Frame 1 (no input): blank canvas, image omitted
Frame 60 (no input): blank canvas, image omitted
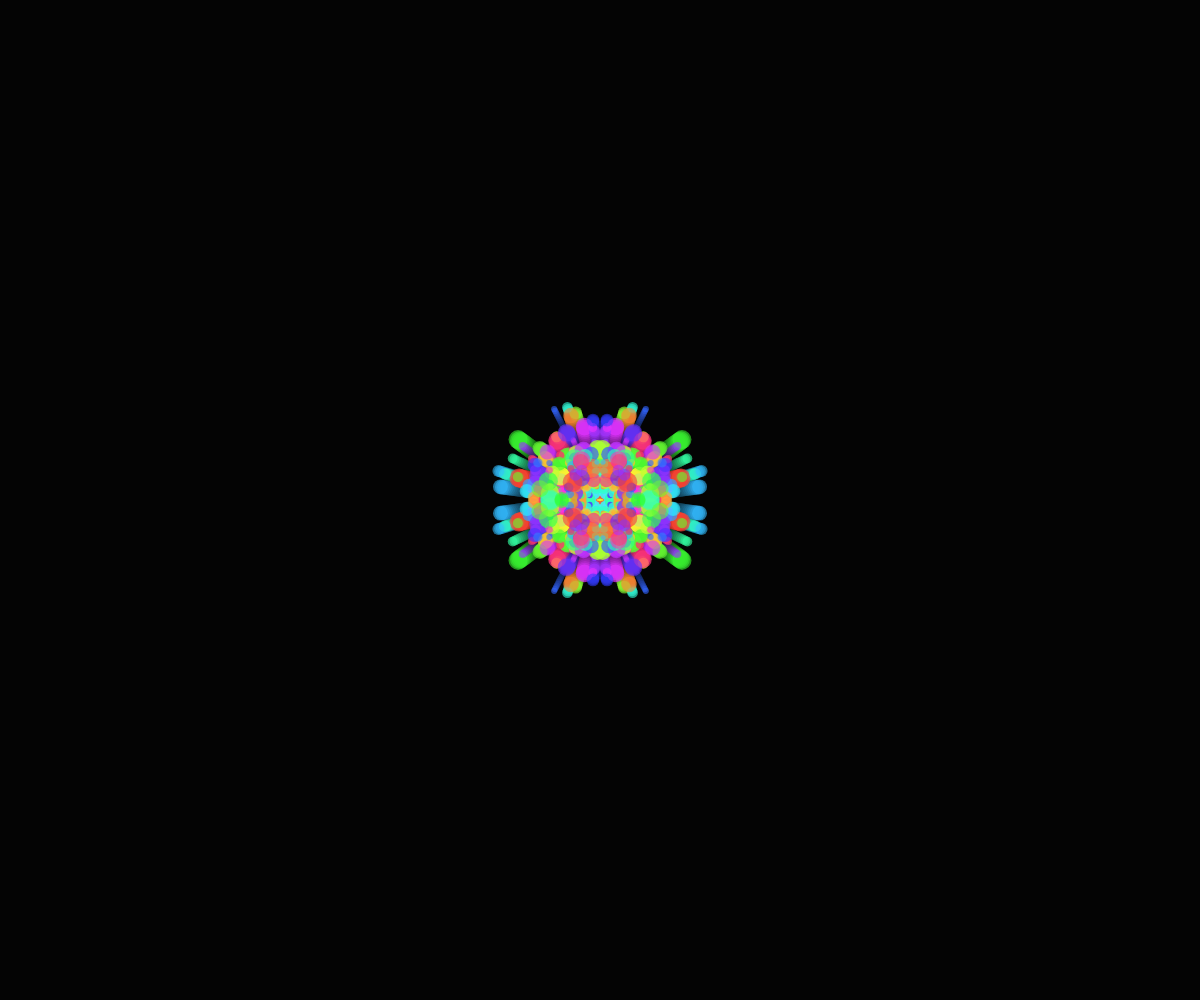
Frame 120 (the mouse pressed at the canvas centre since frame 60)

The p5.js sketch whose frames 1 and 60 were blank and that drew this single picture after the mouse press (run headless with seeded random() and noise() and a simulated clock; from frame 60 on, the mouse is pressed at the canvas centre):

// p5.js sketch
// ── sketch.js
let shapes = [];

function setup() {
  createCanvas(windowWidth, windowHeight);
  background(10);
  noStroke();
  colorMode(HSB, 360, 100, 100, 100);
}

function draw() {
  fill(0, 0, 0, 10);
  rect(0, 0, width, height);

  // Create new shapes based on mouse movement
  if (mouseIsPressed) {
    for (let i = 0; i < 3; i++) {
      shapes.push(new FlowShape(mouseX, mouseY));
    }
  }

  // Update and display shapes
  for (let i = shapes.length - 1; i >= 0; i--) {
    shapes[i].update();
    shapes[i].display();
    if (shapes[i].isDead()) {
      shapes.splice(i, 1);
    }
  }
}

class FlowShape {
  constructor(x, y) {
    this.pos = createVector(x, y);
    this.vel = p5.Vector.random2D().mult(random(0.5, 2));
    this.size = random(5, 20);
    this.lifetime = 255;
    this.hue = random(360);
  }

  update() {
    this.pos.add(this.vel);
    this.lifetime -= 2;
  }

  display() {
    fill(this.hue, 80, 100, this.lifetime * 0.4);
    
    // Draw symmetrical patterns
    ellipse(this.pos.x, this.pos.y, this.size);
    ellipse(width - this.pos.x, this.pos.y, this.size);
    ellipse(this.pos.x, height - this.pos.y, this.size);
    ellipse(width - this.pos.x, height - this.pos.y, this.size);
  }

  isDead() {
    return this.lifetime < 0;
  }
}
